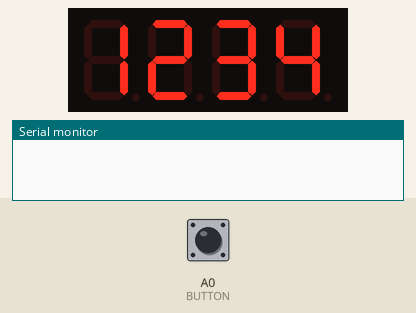
Bench run of a sketch on a simulated Arduino Uno, built with avr-gcc and run on an emulated ATmega328P. Shown: 4-digit seven-segment display, the last lines printed to the serial monitor. Wiring (from diagram.json): 4-digit 7-segment display, segments lit when HIGH: segments pin 2, pin 3, pin 4, pin 5, pin 6, pin 7, pin 8; digit selects pin 9, pin 10, pin 11, pin 12. The inputs (shaded band) are chosen by the test bench; at power-on: A0 (BUTTON) HIGH. The segment pins are drawn as the display they are named for.

Above: at 1.2 s.
1.3 s: A0 (BUTTON) pulled LOW for 0.15 s
At 2.5 s:
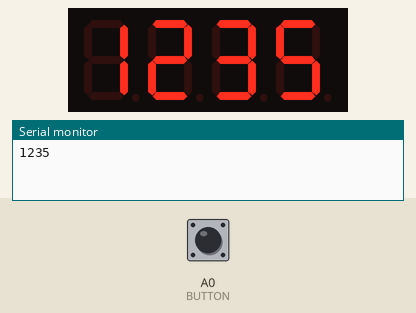
2.9 s: A0 (BUTTON) pulled LOW for 1 s
5.4 s: A0 (BUTTON) pulled LOW for 0.15 s
At 5.8 s:
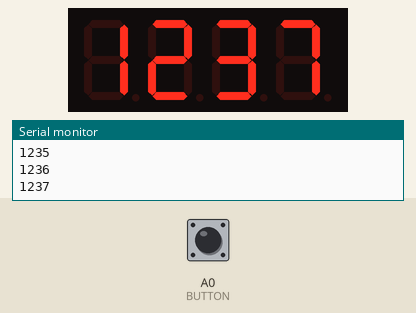
7.0 s: A0 (BUTTON) pulled LOW for 1 s
At 7.5 s:
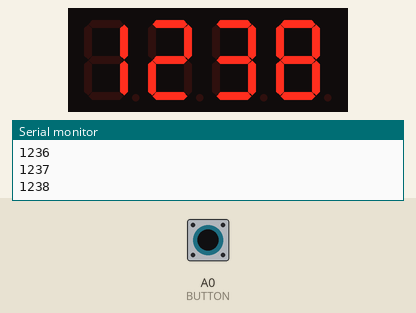
Timing chart, 0 to 10.0 s (numbered marks = the images above; inputs shaded):
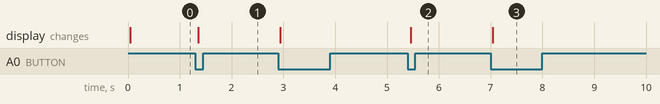

The sketch:

sketch.ino
```cpp
// Episode 15 - 4-digit seven-segment counter with multiplexing
const int SEG[7] = {2, 3, 4, 5, 6, 7, 8};   // segments a b c d e f g
const int DIG[4] = {9, 10, 11, 12};         // digits 1..4 (LOW = on)
const int BUTTON = A0;                      // to GND, INPUT_PULLUP

const byte PATTERN[10] = {                  // bit 0 = a ... bit 6 = g
  0b0111111, 0b0000110, 0b1011011, 0b1001111, 0b1100110,
  0b1101101, 0b1111101, 0b0000111, 0b1111111, 0b1101111
};
const int PLACE[4] = {1000, 100, 10, 1};

int count = 1234;
int current = 0;                            // the one digit that is lit now
bool lastButton = HIGH;
unsigned long lastChange = 0;
unsigned long lastSwitch = 0;

void showDigit(int pos, int n) {
  for (int d = 0; d < 4; d++) digitalWrite(DIG[d], HIGH);   // all digits off
  for (int s = 0; s < 7; s++) digitalWrite(SEG[s], bitRead(PATTERN[n], s));
  digitalWrite(DIG[pos], LOW);                              // only this one on
}

void setup() {
  Serial.begin(9600);
  for (int s = 0; s < 7; s++) pinMode(SEG[s], OUTPUT);
  for (int d = 0; d < 4; d++) pinMode(DIG[d], OUTPUT);
  pinMode(BUTTON, INPUT_PULLUP);
}

void loop() {
  // 1) button: every press adds one
  bool b = digitalRead(BUTTON);
  if (b != lastButton && millis() - lastChange > 50) {
    lastChange = millis();
    lastButton = b;
    if (b == LOW) {
      count = (count + 1) % 10000;
      Serial.println(count);
    }
  }

  // 2) display: next digit every 2 ms
  if (millis() - lastSwitch >= 2) {
    lastSwitch = millis();
    current = (current + 1) % 4;
    showDigit(current, (count / PLACE[current]) % 10);
  }
}
```

Measured:
- after the input at 1.3 s, the display: changes after 0.06 s (image 1)
- after the input at 5.4 s, the display: changes after 0.06 s (image 2)
- after the input at 7.0 s, the display: changes at once (image 3)
